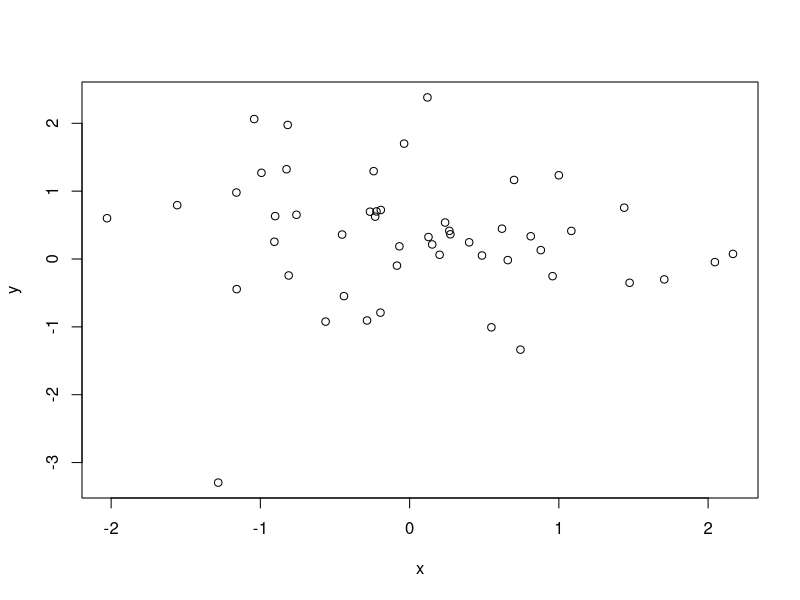
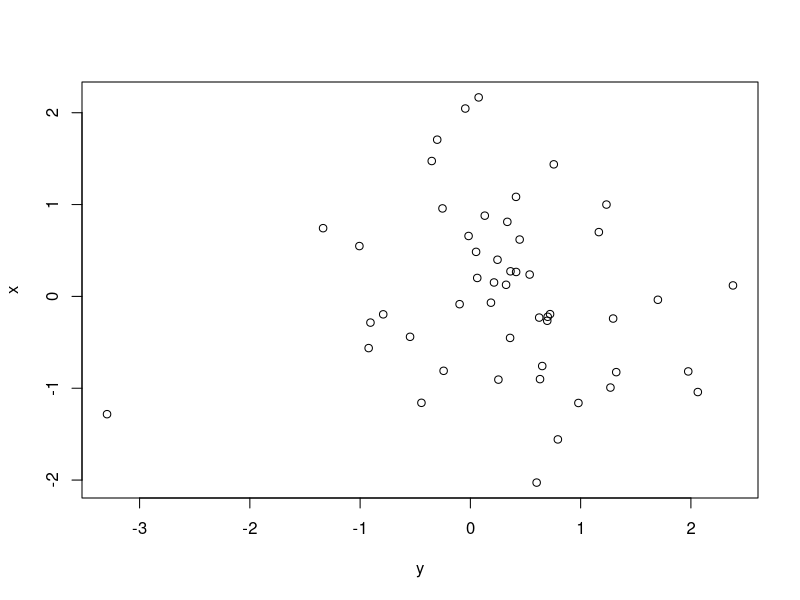

The R script that drew these images, in order:
###We start the script


x=rnorm(50)
y=rnorm(50)

plot(x,y)


####Made a new plot

plot(y,x)

#Working on linear models

summary(lm(y~x))
